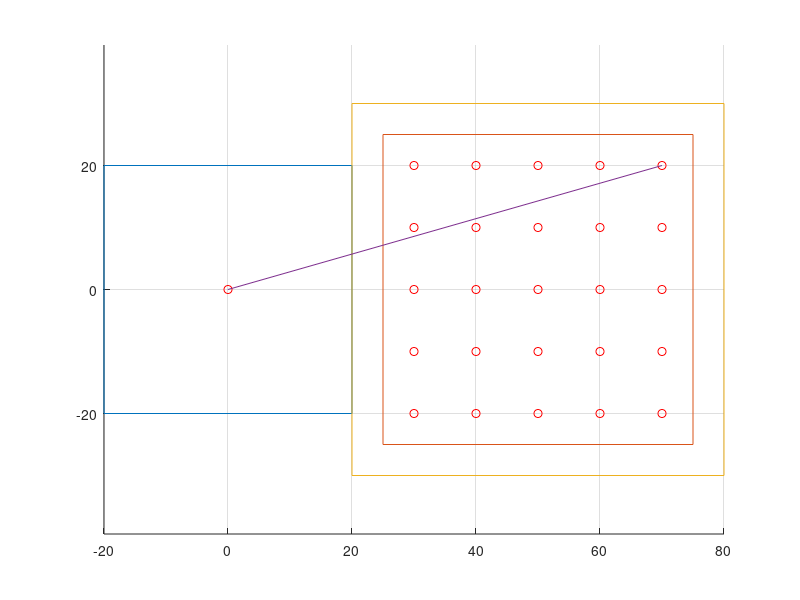
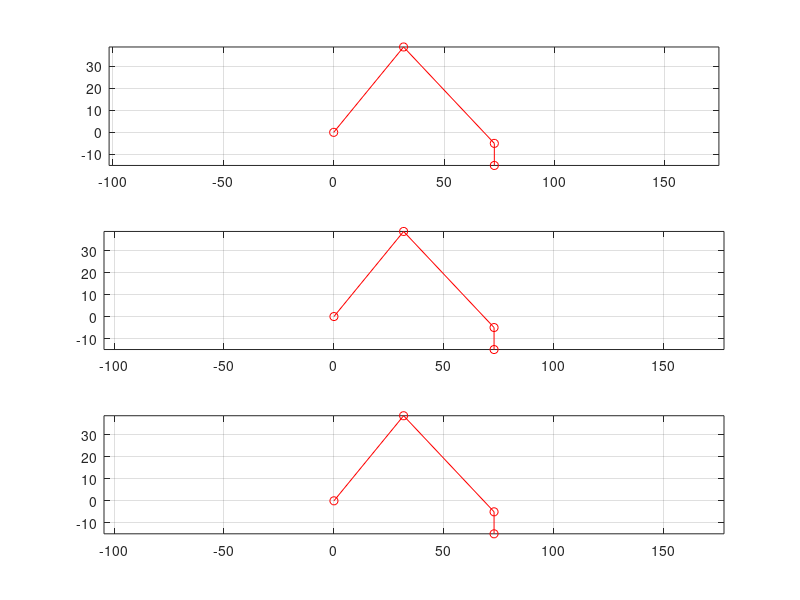

The MATLAB source for these figures, in order:
% -----------------------------------
% TSAE Robot Competation
% AE KMITL
% -----------------------------------
clc; clear; close all; format compact

% Basic Geometry
w  = 40;  h  = 40;
a  = 0;  b  = 5;  c = 5; 
W  = 50;  H  = 50;
Nx =  5;  Ny =  5;
px = W/Nx; py = H/Ny;

B  = 5;
L2 = 50;
L3 = 60;
G  = 10;

% Sketch base, table and frame 
base = [-w/2 -h/2;
         w/2 -h/2;
         w/2  h/2;
        -w/2  h/2;
        -w/2 -h/2];

table = [0 -H/2;
         W -H/2;
         W  H/2;
         0  H/2;
         0 -H/2] + [w/2+a+b 0];

frame = [ -b -H/2-c;
         W+b -H/2-c;
         W+b  H/2+c;
          -b  H/2+c;
          -b -H/2-c] + [w/2+a+b 0];

figure; hold on; grid on; axis equal; 
plot(base(:,1),base(:,2))
plot(table(:,1),table(:,2))
plot(frame(:,1),frame(:,2))
plot(0, 0, 'ro');

% Plot the grid
for j = 1:Ny
    for i = 1:Nx
        xPos = (2*i -1)*px/2  + w/2 + a + b;
        yPos = (2*j - Ny - 1)*py/2;
        plot(xPos, yPos, 'ro'); 
    end
end

% Input and plot the target

I = input('Col I: ');
J = input('Row J: ');
% target = str2double(split(input('Row I, Col J: ','s'),','));
% I = target(1); J = target(2);

x = (2*I - 1)*px/2 + w/2 + a + b;
y = (2*J - Ny - 1)*py/2;
R = sqrt(x^2 + y^2)
phi1 = atan2d(y,x);
theta1 = phi1+90

arm = [0 0;
       x y];
plot(arm(:,1),arm(:,2))

figure

D  = sqrt(B^2 + R^2);
disp('R B  L2  L3  G  D :')
disp([R B, L2, L3, G, D])

% Calculate angles
theta3 = acosd((L2^2 + L3^2 - D^2) / (2*L2*L3));

alpha = atan2d(R, B);
for i=1:3
    switch i
        case 1, beta = atan2d(L3*sind(180-theta3), L2+L3*cosd(180-theta3));
        case 2, beta = asind(L3*sind(theta3)/D);  % คำนวณมือง่ายแต่อาจมีข้อจำกัด
        case 3, beta = acosd((D^2 + L2^2 - L3^2) / (2*L2*D));
    end
    
    theta2 = alpha + beta;
    
    theta4 = 360 - theta2 - theta3;
    
    disp('theta2  theta3  theta4 :')
    disp([theta2, theta3, theta4])
    
    % Verify the solution
    R_chk = L2*cosd(theta2-90) + L3*cosd(theta4-90)
    B_chk = L3*sind(theta4-90) - L2*sind(theta2-90)
    
    % Plot the result
    % ใช้เป็น input ของงานในภายหลัง
    
    % Convert angles into plotting angles
    q2 = theta2 - 90;
    q3 = q2 + theta3 + 180;
    q4 = q3 + theta4 + 180;
    
    P0 = [0, 0];
    P1 = [L2*cosd(q2), L2*sind(q2)];
    P2 = P1 + [L3*cosd(q3), L3*sind(q3)];
    P3 = P2 + [ G*cosd(q4),  G*sind(q4)];
    P  = [P0; P1; P2; P3]
    
    subplot(3,1,i)
    plot(P(:,1), P(:,2), 'r-o')
    grid on; axis equal 
end
